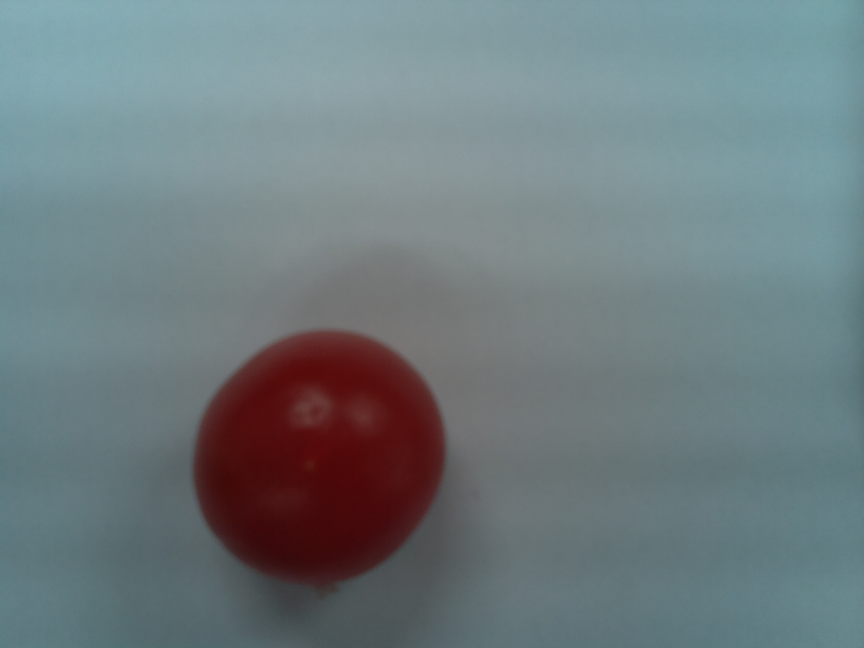
#> input picture data/ripen/.jpg, 2592 x 1944 px (shown at 1/3 size); its folder holds only this picture in this run
$ python getBinFile.py   (older library calls are emulated)
#> lines starting #> are read from the running program, lines starting #| are printed output that depends on the picture
import PIL
from PIL import Image
import numpy as np
import os
import matplotlib.pyplot as plt

# data directory
input = os.getcwd() + "/data"
output = os.getcwd() + "/data/data.bin"
imageSize = 32
imageDepth = 3
debugEncodedImage = False

# show given image on the window for debug
def showImage(r, g, b):
    temp = []
    for i in range(len(r)):
        temp.append(r[i])
        temp.append(g[i])
        temp.append(b[i])
    show = np.array(temp).reshape(imageSize, imageSize, imageDepth)
    plt.imshow(show, interpolation='nearest')
    plt.show()

# convert to binary bitmap given image and write to law output file
def writeBinaray(outputFile, imagePath, label):
#> called with imagePath = 'data/ripen/.jpg', label = 0
    img = Image.open(imagePath)
#> img is the input picture: PIL image 2592x1944 RGB; mean R, G, B 110.9, 124.4, 127.9
    img = img.resize((imageSize, imageSize), PIL.Image.ANTIALIAS)
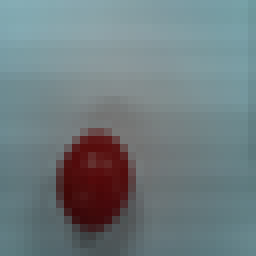
#> img: PIL image 32x32 RGB (shown 8 times larger); mean R, G, B 110.9, 124.4, 127.9
    img = (np.array(img))

    r = img[:,:,0].flatten()
#> r = 1024 values, max 142 at index 139, min 56 at index 874, mean 110.9
    g = img[:,:,1].flatten()
#> g = 1024 values, max 172 at index 1, min 7 at index 841, mean 124.4
    b = img[:,:,2].flatten()
#> b = 1024 values, max 180 at index 1, min 7 at index 744, mean 127.9
    label = [label]

    out = np.array(list(label) + list(r) + list(g) + list(b), np.uint8)
#> out = 3073 values, max 180 at index 2050, min 0 at index 0, mean 121
    outputFile.write(out.tobytes())

    # if you want to show the encoded image. set up 'debugEncodedImage' flag
    if debugEncodedImage:
        showImage(r, g, b)

subDirs = os.listdir(input)
numberOfClasses = len(input)

try:
    os.remove(output)
except OSError:
    pass

outputFile = open(output, "ab")
label = -1
totalImageCount = 0
labelMap = []

for subDir in subDirs:
    subDirPath = os.path.join(input, subDir)

    # filter not directory
    if not os.path.isdir(subDirPath):
        continue

    imageFileList = os.listdir(subDirPath)
    label += 1

    print("writing %3d images, %s" % (len(imageFileList), subDirPath))
    totalImageCount += len(imageFileList)
    labelMap.append([label, subDir])

    for imageFile in imageFileList:
        imagePath = os.path.join(subDirPath, imageFile)
        writeBinaray(outputFile, imagePath, label)
#> pass 2 of the loop `for subDir in subDirs:`:
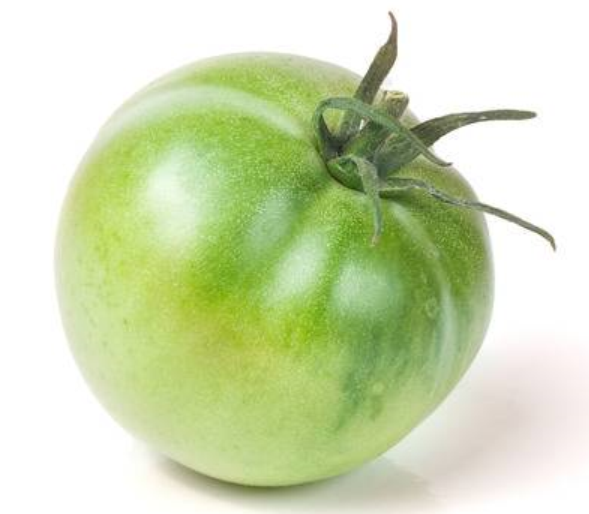
#> input picture data/unripen/green1.PNG, 589 x 514 px
#> in writeBinaray, img is the input picture: PIL image 589x514 RGBA; mean R, G, B, A 206.5, 219.2, 178.8, 255
#> in writeBinaray (call 2), `img = img.resize((imageSize, imageSize), PIL.Image.ANTIALIAS)`:
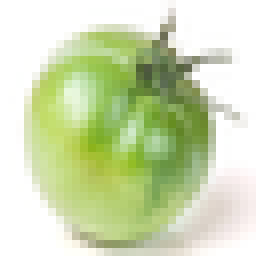
#> img: PIL image 32x32 RGBA (shown 8 times larger); mean R, G, B, A 206.2, 219, 178.4, 255
#> r = 1024 values, max 255 at index 0, min 74 at index 306, mean 206.2
#> g = 1024 values, max 255 at index 0, min 88 at index 274, mean 219
#> b = 1024 values, max 255 at index 0, min 28 at index 587, mean 178.4
#> out = 3073 values, max 255 at index 1, min 1 at index 0, mean 201.1

outputFile.close()
print("Total image count: ", totalImageCount)
print("Succeed, Generate the Binary file")
print("You can find the binary file : ", output)
print("Label MAP: ", labelMap)
